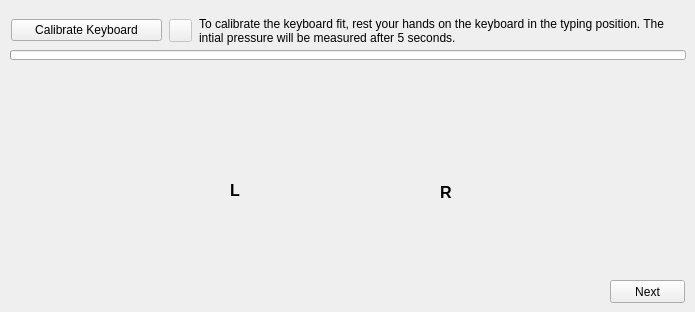
   <widget class="QWidget" name="keyboard_fit">
    <attribute name="title">
     <string>Keyboard Fit</string>
    </attribute>
    <widget class="QPushButton" name="pushButton_next_keyboard_pressure">
     <property name="geometry">
      <rect>
       <x>610</x>
       <y>280</y>
       <width>75</width>
       <height>23</height>
      </rect>
     </property>
     <property name="text">
      <string>Next</string>
     </property>
    </widget>
    <widget class="QLabel" name="label_finger_marker_lr_2">
     <property name="enabled">
      <bool>false</bool>
     </property>
     <property name="geometry">
      <rect>
       <x>200</x>
       <y>116</y>
       <width>20</width>
       <height>20</height>
      </rect>
     </property>
     <property name="text">
      <string/>
     </property>
     <property name="pixmap">
      <pixmap>red_dot.png</pixmap>
     </property>
     <property name="scaledContents">
      <bool>true</bool>
     </property>
    </widget>
    <widget class="QLabel" name="label_hand_r_2">
     <property name="geometry">
      <rect>
       <x>380</x>
       <y>118</y>
       <width>120</width>
       <height>120</height>
      </rect>
     </property>
     <property name="text">
      <string/>
     </property>
     <property name="pixmap">
      <pixmap>Hand_R.png</pixmap>
     </property>
     <property name="scaledContents">
      <bool>true</bool>
     </property>
    </widget>
    <widget class="QLabel" name="label_finger_marker_rp_2">
     <property name="enabled">
      <bool>false</bool>
     </property>
     <property name="geometry">
      <rect>
       <x>485</x>
       <y>142</y>
       <width>20</width>
       <height>20</height>
      </rect>
     </property>
     <property name="text">
      <string/>
     </property>
     <property name="pixmap">
      <pixmap>red_dot.png</pixmap>
     </property>
     <property name="scaledContents">
      <bool>true</bool>
     </property>
    </widget>
    <widget class="QLabel" name="label_finger_marker_lt_2">
     <property name="enabled">
      <bool>false</bool>
     </property>
     <property name="geometry">
      <rect>
       <x>285</x>
       <y>166</y>
       <width>20</width>
       <height>20</height>
      </rect>
     </property>
     <property name="text">
      <string/>
     </property>
     <property name="pixmap">
      <pixmap>red_dot.png</pixmap>
     </property>
     <property name="scaledContents">
      <bool>true</bool>
     </property>
    </widget>
    <widget class="QLabel" name="label_finger_marker_rm_2">
     <property name="enabled">
      <bool>false</bool>
     </property>
     <property name="geometry">
      <rect>
       <x>440</x>
       <y>108</y>
       <width>20</width>
       <height>20</height>
      </rect>
     </property>
     <property name="text">
      <string/>
     </property>
     <property name="pixmap">
      <pixmap>red_dot.png</pixmap>
     </property>
     <property name="scaledContents">
      <bool>true</bool>
     </property>
    </widget>
    <widget class="QLabel" name="label_finger_marker_rt_2">
     <property name="enabled">
      <bool>false</bool>
     </property>
     <property name="geometry">
      <rect>
       <x>375</x>
       <y>168</y>
       <width>20</width>
       <height>20</height>
      </rect>
     </property>
     <property name="text">
      <string/>
     </property>
     <property name="pixmap">
      <pixmap>red_dot.png</pixmap>
     </property>
     <property name="scaledContents">
      <bool>true</bool>
     </property>
    </widget>
    <widget class="QLabel" name="label_finger_marker_li_2">
     <property name="enabled">
      <bool>false</bool>
     </property>
     <property name="geometry">
      <rect>
       <x>250</x>
       <y>114</y>
       <width>20</width>
       <height>20</height>
      </rect>
     </property>
     <property name="text">
      <string/>
     </property>
     <property name="pixmap">
      <pixmap>red_dot.png</pixmap>
     </property>
     <property name="scaledContents">
      <bool>true</bool>
     </property>
    </widget>
    <widget class="QLabel" name="label_finger_marker_ri_2">
     <property name="enabled">
      <bool>false</bool>
     </property>
     <property name="geometry">
      <rect>
       <x>410</x>
       <y>116</y>
       <width>20</width>
       <height>20</height>
      </rect>
     </property>
     <property name="text">
      <string/>
     </property>
     <property name="pixmap">
      <pixmap>red_dot.png</pixmap>
     </property>
     <property name="scaledContents">
      <bool>true</bool>
     </property>
    </widget>
    <widget class="QLabel" name="label_finger_marker_lp_2">
     <property name="enabled">
      <bool>false</bool>
     </property>
     <property name="geometry">
      <rect>
       <x>175</x>
       <y>142</y>
       <width>20</width>
       <height>20</height>
      </rect>
     </property>
     <property name="text">
      <string/>
     </property>
     <property name="pixmap">
      <pixmap>red_dot.png</pixmap>
     </property>
     <property name="scaledContents">
      <bool>true</bool>
     </property>
    </widget>
    <widget class="QLabel" name="label_finger_marker_lm_2">
     <property name="enabled">
      <bool>false</bool>
     </property>
     <property name="geometry">
      <rect>
       <x>220</x>
       <y>108</y>
       <width>20</width>
       <height>20</height>
      </rect>
     </property>
     <property name="text">
      <string/>
     </property>
     <property name="pixmap">
      <pixmap>red_dot.png</pixmap>
     </property>
     <property name="scaledContents">
      <bool>true</bool>
     </property>
    </widget>
    <widget class="QLabel" name="label_finger_marker_rr_2">
     <property name="enabled">
      <bool>false</bool>
     </property>
     <property name="geometry">
      <rect>
       <x>460</x>
       <y>116</y>
       <width>20</width>
       <height>20</height>
      </rect>
     </property>
     <property name="text">
      <string/>
     </property>
     <property name="pixmap">
      <pixmap>red_dot.png</pixmap>
     </property>
     <property name="scaledContents">
      <bool>true</bool>
     </property>
    </widget>
    <widget class="QLabel" name="label_l_2">
     <property name="geometry">
      <rect>
       <x>230</x>
       <y>182</y>
       <width>16</width>
       <height>17</height>
      </rect>
     </property>
     <property name="font">
      <font>
       <pointsize>12</pointsize>
       <weight>75</weight>
       <bold>true</bold>
      </font>
     </property>
     <property name="text">
      <string>L</string>
     </property>
    </widget>
    <widget class="QLabel" name="label_hand_l_2">
     <property name="geometry">
      <rect>
       <x>180</x>
       <y>118</y>
       <width>120</width>
       <height>120</height>
      </rect>
     </property>
     <property name="text">
      <string/>
     </property>
     <property name="pixmap">
      <pixmap>Hand_L.png</pixmap>
     </property>
     <property name="scaledContents">
      <bool>true</bool>
     </property>
    </widget>
    <widget class="QLabel" name="label_r_2">
     <property name="geometry">
      <rect>
       <x>440</x>
       <y>184</y>
       <width>16</width>
       <height>17</height>
      </rect>
     </property>
     <property name="font">
      <font>
       <pointsize>12</pointsize>
       <weight>75</weight>
       <bold>true</bold>
      </font>
     </property>
     <property name="text">
      <string>R</string>
     </property>
    </widget>
    <widget class="QWidget" name="horizontalLayoutWidget_10">
     <property name="geometry">
      <rect>
       <x>10</x>
       <y>10</y>
       <width>676</width>
       <height>41</height>
      </rect>
     </property>
     <layout class="QHBoxLayout" name="horizontalLayout_10">
      <item>
       <widget class="QPushButton" name="pushButton_calibrate_keyboard_pressure">
        <property name="maximumSize">
         <size>
          <width>151</width>
          <height>16777215</height>
         </size>
        </property>
        <property name="text">
         <string>Calibrate Keyboard</string>
        </property>
       </widget>
      </item>
      <item>
       <widget class="QPushButton" name="pushButton_export_keyboard_pressure">
        <property name="enabled">
         <bool>false</bool>
        </property>
        <property name="sizePolicy">
         <sizepolicy hsizetype="Fixed" vsizetype="Fixed">
          <horstretch>0</horstretch>
          <verstretch>0</verstretch>
         </sizepolicy>
        </property>
        <property name="maximumSize">
         <size>
          <width>23</width>
          <height>23</height>
         </size>
        </property>
        <property name="text">
         <string/>
        </property>
        <property name="icon">
         <iconset>
          <normaloff>Export.png</normaloff>Export.png</iconset>
        </property>
       </widget>
      </item>
      <item>
       <widget class="QLabel" name="label_29">
        <property name="sizePolicy">
         <sizepolicy hsizetype="Fixed" vsizetype="Preferred">
          <horstretch>0</horstretch>
          <verstretch>0</verstretch>
         </sizepolicy>
        </property>
        <property name="minimumSize">
         <size>
          <width>485</width>
          <height>0</height>
         </size>
        </property>
        <property name="text">
         <string>To calibrate the keyboard fit, rest your hands on the keyboard in the typing position. The intial pressure will be measured after 5 seconds.</string>
        </property>
        <property name="wordWrap">
         <bool>true</bool>
        </property>
       </widget>
      </item>
     </layout>
    </widget>
    <widget class="QProgressBar" name="progressBar_keyboard_pressure">
     <property name="geometry">
      <rect>
       <x>10</x>
       <y>50</y>
       <width>676</width>
       <height>10</height>
      </rect>
     </property>
     <property name="value">
      <number>0</number>
     </property>
     <property name="textVisible">
      <bool>false</bool>
     </property>
    </widget>
    <zorder>label_finger_marker_li_2</zorder>
    <zorder>label_finger_marker_lm_2</zorder>
    <zorder>label_finger_marker_lp_2</zorder>
    <zorder>label_finger_marker_lr_2</zorder>
    <zorder>label_finger_marker_lt_2</zorder>
    <zorder>label_finger_marker_rm_2</zorder>
    <zorder>label_finger_marker_rp_2</zorder>
    <zorder>label_finger_marker_ri_2</zorder>
    <zorder>label_finger_marker_rt_2</zorder>
    <zorder>label_finger_marker_rr_2</zorder>
    <zorder>label_hand_r_2</zorder>
    <zorder>label_hand_l_2</zorder>
    <zorder>pushButton_next_keyboard_pressure</zorder>
    <zorder>label_l_2</zorder>
    <zorder>label_r_2</zorder>
    <zorder>horizontalLayoutWidget_10</zorder>
    <zorder>progressBar_keyboard_pressure</zorder>
   </widget>
